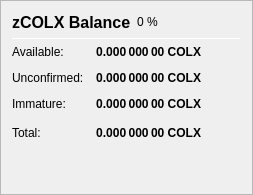
                   <widget class="QFrame" name="frame_ZerocoinBalances">
                    <property name="frameShape">
                     <enum>QFrame::StyledPanel</enum>
                    </property>
                    <property name="frameShadow">
                     <enum>QFrame::Raised</enum>
                    </property>
                    <layout class="QVBoxLayout" name="verticalLayout_7">
                     <item>
                      <layout class="QHBoxLayout" name="horizontalLayout_8" stretch="0">
                       <item>
                        <widget class="QLabel" name="label_5z_3">
                         <property name="minimumSize">
                          <size>
                           <width>0</width>
                           <height>20</height>
                          </size>
                         </property>
                         <property name="font">
                          <font>
                           <pointsize>12</pointsize>
                           <weight>75</weight>
                           <bold>true</bold>
                          </font>
                         </property>
                         <property name="text">
                          <string>zCOLX Balance</string>
                         </property>
                        </widget>
                       </item>
                       <item>
                        <widget class="QLabel" name="labelzPIVPercent">
                         <property name="text">
                          <string notr="true">0 %</string>
                         </property>
                        </widget>
                       </item>
                       <item>
                        <spacer name="horizontalSpacer_11">
                         <property name="orientation">
                          <enum>Qt::Horizontal</enum>
                         </property>
                         <property name="sizeHint" stdset="0">
                          <size>
                           <width>40</width>
                           <height>20</height>
                          </size>
                         </property>
                        </spacer>
                       </item>
                      </layout>
                     </item>
                     <item>
                      <widget class="Line" name="line_ZerocoinBalance">
                       <property name="minimumSize">
                        <size>
                         <width>0</width>
                         <height>1</height>
                        </size>
                       </property>
                       <property name="maximumSize">
                        <size>
                         <width>16777215</width>
                         <height>1</height>
                        </size>
                       </property>
                       <property name="orientation">
                        <enum>Qt::Horizontal</enum>
                       </property>
                      </widget>
                     </item>
                     <item>
                      <layout class="QGridLayout" name="gridLayout_5">
                       <property name="spacing">
                        <number>12</number>
                       </property>
                       <item row="1" column="0">
                        <widget class="QLabel" name="labelzBalanceMatureText">
                         <property name="toolTip">
                          <string>Mature: more than 20 confirmation and more than 3 mints of the same denomination after it was minted.
These zCOLX are spendable.</string>
                         </property>
                         <property name="text">
                          <string>Available:</string>
                         </property>
                        </widget>
                       </item>
                       <item row="1" column="1">
                        <widget class="QLabel" name="labelzBalanceMature">
                         <property name="font">
                          <font>
                           <weight>75</weight>
                           <bold>true</bold>
                          </font>
                         </property>
                         <property name="toolTip">
                          <string>Mature: more than 20 confirmation and more than 3 mints of the same denomination after it was minted.
These zCOLX are spendable.</string>
                         </property>
                         <property name="text">
                          <string notr="true">0.000 000 00 COLX</string>
                         </property>
                         <property name="alignment">
                          <set>Qt::AlignRight|Qt::AlignTrailing|Qt::AlignVCenter</set>
                         </property>
                        </widget>
                       </item>
                       <item row="2" column="0">
                        <widget class="QLabel" name="labelzBalanceUnconfirmedText">
                         <property name="toolTip">
                          <string>Unconfirmed: less than 20 confirmations
Immature: confirmed, but less than 3 mints of the same denomination after it was minted</string>
                         </property>
                         <property name="text">
                          <string>Unconfirmed:</string>
                         </property>
                        </widget>
                       </item>
                       <item row="2" column="1">
                        <widget class="QLabel" name="labelzBalanceUnconfirmed">
                         <property name="font">
                          <font>
                           <weight>75</weight>
                           <bold>true</bold>
                          </font>
                         </property>
                         <property name="toolTip">
                          <string>Unconfirmed: less than 20 confirmations
Immature: confirmed, but less than 3 mints of the same denomination after it was minted</string>
                         </property>
                         <property name="text">
                          <string notr="true">0.000 000 00 COLX</string>
                         </property>
                         <property name="alignment">
                          <set>Qt::AlignRight|Qt::AlignTrailing|Qt::AlignVCenter</set>
                         </property>
                        </widget>
                       </item>
                       <item row="3" column="0">
                        <widget class="QLabel" name="labelzBalanceImmatureText">
                         <property name="toolTip">
                          <string>Unconfirmed: less than 20 confirmations
Immature: confirmed, but less than 3 mints of the same denomination after it was minted</string>
                         </property>
                         <property name="text">
                          <string>Immature:</string>
                         </property>
                        </widget>
                       </item>
                       <item row="3" column="1">
                        <widget class="QLabel" name="labelzBalanceImmature">
                         <property name="font">
                          <font>
                           <weight>75</weight>
                           <bold>true</bold>
                          </font>
                         </property>
                         <property name="toolTip">
                          <string>Unconfirmed: less than 20 confirmations
Immature: confirmed, but less than 3 mints of the same denomination after it was minted</string>
                         </property>
                         <property name="text">
                          <string notr="true">0.000 000 00 COLX</string>
                         </property>
                         <property name="alignment">
                          <set>Qt::AlignRight|Qt::AlignTrailing|Qt::AlignVCenter</set>
                         </property>
                        </widget>
                       </item>
                       <item row="4" column="0">
                        <widget class="QLabel" name="labelzBalanceText">
                         <property name="toolTip">
                          <string>Your current zCOLX balance, unconfirmed and immature zCOLX included.</string>
                         </property>
                         <property name="text">
                          <string>Total:</string>
                         </property>
                        </widget>
                       </item>
                       <item row="4" column="1">
                        <widget class="QLabel" name="labelzBalance">
                         <property name="font">
                          <font>
                           <weight>75</weight>
                           <bold>true</bold>
                          </font>
                         </property>
                         <property name="cursor">
                          <cursorShape>IBeamCursor</cursorShape>
                         </property>
                         <property name="toolTip">
                          <string>Your current zCOLX balance, unconfirmed and immature zCOLX included.</string>
                         </property>
                         <property name="text">
                          <string notr="true">0.000 000 00 COLX</string>
                         </property>
                         <property name="alignment">
                          <set>Qt::AlignRight|Qt::AlignTrailing|Qt::AlignVCenter</set>
                         </property>
                         <property name="textInteractionFlags">
                          <set>Qt::LinksAccessibleByMouse|Qt::TextSelectableByKeyboard|Qt::TextSelectableByMouse</set>
                         </property>
                        </widget>
                       </item>
                       <item row="4" column="2">
                        <spacer name="horizontalSpacer_4">
                         <property name="orientation">
                          <enum>Qt::Horizontal</enum>
                         </property>
                         <property name="sizeHint" stdset="0">
                          <size>
                           <width>40</width>
                           <height>20</height>
                          </size>
                         </property>
                        </spacer>
                       </item>
                      </layout>
                     </item>
                     <item>
                      <spacer name="verticalSpacer_4">
                       <property name="orientation">
                        <enum>Qt::Vertical</enum>
                       </property>
                       <property name="sizeHint" stdset="0">
                        <size>
                         <width>20</width>
                         <height>40</height>
                        </size>
                       </property>
                      </spacer>
                     </item>
                    </layout>
                   </widget>
